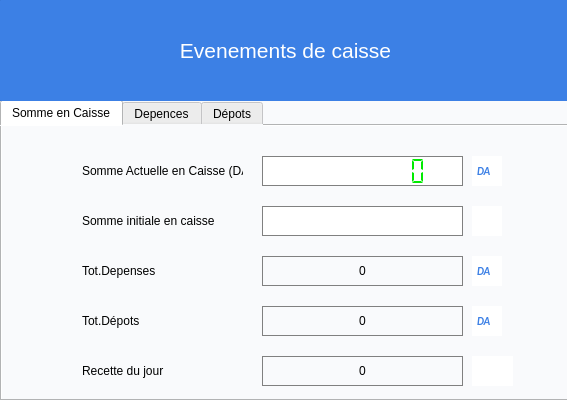
<?xml version="1.0" encoding="UTF-8"?>
<ui version="4.0">
 <class>registerCreatorDialog</class>
 <widget class="QDialog" name="registerCreatorDialog">
  <property name="geometry">
   <rect>
    <x>0</x>
    <y>0</y>
    <width>567</width>
    <height>400</height>
   </rect>
  </property>
  <property name="minimumSize">
   <size>
    <width>567</width>
    <height>400</height>
   </size>
  </property>
  <property name="maximumSize">
   <size>
    <width>567</width>
    <height>400</height>
   </size>
  </property>
  <property name="windowTitle">
   <string>Dialog</string>
  </property>
  <property name="styleSheet">
   <string notr="true">background-color:#f9fafc;</string>
  </property>
  <widget class="QTabWidget" name="registertabWidget">
   <property name="geometry">
    <rect>
     <x>0</x>
     <y>100</y>
     <width>571</width>
     <height>301</height>
    </rect>
   </property>
   <property name="font">
    <font>
     <weight>50</weight>
     <bold>false</bold>
    </font>
   </property>
   <property name="currentIndex">
    <number>0</number>
   </property>
   <property name="elideMode">
    <enum>Qt::ElideNone</enum>
   </property>
   <property name="usesScrollButtons">
    <bool>true</bool>
   </property>
   <property name="documentMode">
    <bool>false</bool>
   </property>
   <property name="tabsClosable">
    <bool>false</bool>
   </property>
   <property name="movable">
    <bool>false</bool>
   </property>
   <widget class="QWidget" name="categoryTab1">
    <attribute name="title">
     <string>Somme en Caisse</string>
    </attribute>
    <widget class="QLabel" name="label">
     <property name="geometry">
      <rect>
       <x>80</x>
       <y>30</y>
       <width>161</width>
       <height>30</height>
      </rect>
     </property>
     <property name="text">
      <string>Somme Actuelle en Caisse (DA)</string>
     </property>
    </widget>
    <widget class="QLCDNumber" name="sumTotal">
     <property name="geometry">
      <rect>
       <x>260</x>
       <y>30</y>
       <width>201</width>
       <height>30</height>
      </rect>
     </property>
     <property name="sizePolicy">
      <sizepolicy hsizetype="Minimum" vsizetype="Minimum">
       <horstretch>0</horstretch>
       <verstretch>0</verstretch>
      </sizepolicy>
     </property>
     <property name="font">
      <font>
       <pointsize>20</pointsize>
       <weight>75</weight>
       <bold>true</bold>
      </font>
     </property>
     <property name="toolTip">
      <string>Somme Actuelle en caisse</string>
     </property>
     <property name="statusTip">
      <string>Somme Actuelle en caisse</string>
     </property>
     <property name="styleSheet">
      <string notr="true">QLCDNumber { color: #00ea00; background-color: white; height:35px;text-align:center;
border: 1px solid  #808080;}</string>
     </property>
     <property name="frameShape">
      <enum>QFrame::NoFrame</enum>
     </property>
     <property name="smallDecimalPoint">
      <bool>false</bool>
     </property>
     <property name="digitCount">
      <number>9</number>
     </property>
     <property name="mode">
      <enum>QLCDNumber::Dec</enum>
     </property>
     <property name="segmentStyle">
      <enum>QLCDNumber::Flat</enum>
     </property>
     <property name="value" stdset="0">
      <double>0.000000000000000</double>
     </property>
    </widget>
    <widget class="QLabel" name="label_5">
     <property name="geometry">
      <rect>
       <x>80</x>
       <y>230</y>
       <width>161</width>
       <height>30</height>
      </rect>
     </property>
     <property name="text">
      <string>Recette du jour</string>
     </property>
    </widget>
    <widget class="QLabel" name="label_7">
     <property name="geometry">
      <rect>
       <x>80</x>
       <y>130</y>
       <width>161</width>
       <height>30</height>
      </rect>
     </property>
     <property name="text">
      <string>Tot.Depenses</string>
     </property>
    </widget>
    <widget class="QLabel" name="sumDay">
     <property name="geometry">
      <rect>
       <x>260</x>
       <y>230</y>
       <width>201</width>
       <height>30</height>
      </rect>
     </property>
     <property name="styleSheet">
      <string notr="true">color:black;
border: 1px solid  #808080;</string>
     </property>
     <property name="text">
      <string>0</string>
     </property>
     <property name="alignment">
      <set>Qt::AlignCenter</set>
     </property>
    </widget>
    <widget class="QLabel" name="sumAdd">
     <property name="geometry">
      <rect>
       <x>260</x>
       <y>180</y>
       <width>201</width>
       <height>30</height>
      </rect>
     </property>
     <property name="styleSheet">
      <string notr="true">color:black;
border: 1px solid  #808080;</string>
     </property>
     <property name="text">
      <string>0</string>
     </property>
     <property name="alignment">
      <set>Qt::AlignCenter</set>
     </property>
    </widget>
    <widget class="QLabel" name="sumDep">
     <property name="geometry">
      <rect>
       <x>260</x>
       <y>130</y>
       <width>201</width>
       <height>30</height>
      </rect>
     </property>
     <property name="styleSheet">
      <string notr="true">color:black;
border: 1px solid  #808080;</string>
     </property>
     <property name="text">
      <string>0</string>
     </property>
     <property name="alignment">
      <set>Qt::AlignCenter</set>
     </property>
    </widget>
    <widget class="QLabel" name="label_6">
     <property name="geometry">
      <rect>
       <x>80</x>
       <y>180</y>
       <width>161</width>
       <height>30</height>
      </rect>
     </property>
     <property name="text">
      <string>Tot.Dépots</string>
     </property>
    </widget>
    <widget class="QLabel" name="label_3">
     <property name="geometry">
      <rect>
       <x>80</x>
       <y>80</y>
       <width>161</width>
       <height>30</height>
      </rect>
     </property>
     <property name="text">
      <string>Somme initiale en caisse </string>
     </property>
    </widget>
    <widget class="QLineEdit" name="sumInit">
     <property name="geometry">
      <rect>
       <x>260</x>
       <y>80</y>
       <width>201</width>
       <height>30</height>
      </rect>
     </property>
     <property name="styleSheet">
      <string notr="true">background-color:white;color:black;text-align:center;
border: 1px solid  #808080;</string>
     </property>
     <property name="text">
      <string/>
     </property>
     <property name="alignment">
      <set>Qt::AlignCenter</set>
     </property>
     <property name="placeholderText">
      <string/>
     </property>
     <property name="clearButtonEnabled">
      <bool>false</bool>
     </property>
    </widget>
    <widget class="QPushButton" name="editInit">
     <property name="geometry">
      <rect>
       <x>470</x>
       <y>80</y>
       <width>30</width>
       <height>30</height>
      </rect>
     </property>
     <property name="sizePolicy">
      <sizepolicy hsizetype="Minimum" vsizetype="Maximum">
       <horstretch>0</horstretch>
       <verstretch>0</verstretch>
      </sizepolicy>
     </property>
     <property name="font">
      <font>
       <family>Calibri</family>
       <pointsize>8</pointsize>
       <weight>75</weight>
       <italic>true</italic>
       <bold>true</bold>
       <underline>false</underline>
       <kerning>true</kerning>
      </font>
     </property>
     <property name="cursor">
      <cursorShape>PointingHandCursor</cursorShape>
     </property>
     <property name="toolTip">
      <string>Ajouter la somme initiale en caisse</string>
     </property>
     <property name="statusTip">
      <string>Ajouter la somme initiale en caisse</string>
     </property>
     <property name="autoFillBackground">
      <bool>false</bool>
     </property>
     <property name="styleSheet">
      <string notr="true">QPushButton{background-color:white; color : white; border: 0px solid #000028 ;  text-align:center}
QPushButton:hover{background-color:#f9fafc;color:#a4a5a7;border: 0px solid #ecf0f5}
QPushButton:focus{color:#00ea00}</string>
     </property>
     <property name="text">
      <string/>
     </property>
     <property name="icon">
      <iconset>
       <normaloff>../../IMAGES/Icons/edit_sum.png</normaloff>../../IMAGES/Icons/edit_sum.png</iconset>
     </property>
     <property name="iconSize">
      <size>
       <width>21</width>
       <height>21</height>
      </size>
     </property>
    </widget>
    <widget class="QPushButton" name="registerPrint">
     <property name="geometry">
      <rect>
       <x>470</x>
       <y>230</y>
       <width>41</width>
       <height>30</height>
      </rect>
     </property>
     <property name="sizePolicy">
      <sizepolicy hsizetype="Minimum" vsizetype="Maximum">
       <horstretch>0</horstretch>
       <verstretch>0</verstretch>
      </sizepolicy>
     </property>
     <property name="cursor">
      <cursorShape>PointingHandCursor</cursorShape>
     </property>
     <property name="toolTip">
      <string>imprimer les évenements caisse...</string>
     </property>
     <property name="statusTip">
      <string/>
     </property>
     <property name="autoFillBackground">
      <bool>false</bool>
     </property>
     <property name="styleSheet">
      <string notr="true">QPushButton{background-color:white; color : white; border: 0px solid #000028 ;  text-align:center}
QPushButton:hover{background-color:#f9fafc;color:#a4a5a7;border: 0px solid #ecf0f5}
QPushButton:focus{color:#00ea00}</string>
     </property>
     <property name="text">
      <string/>
     </property>
     <property name="icon">
      <iconset>
       <normaloff>../../IMAGES/Icons/window (2).png</normaloff>../../IMAGES/Icons/window (2).png</iconset>
     </property>
     <property name="iconSize">
      <size>
       <width>30</width>
       <height>29</height>
      </size>
     </property>
    </widget>
    <widget class="QPushButton" name="editInit_2">
     <property name="geometry">
      <rect>
       <x>470</x>
       <y>30</y>
       <width>30</width>
       <height>30</height>
      </rect>
     </property>
     <property name="sizePolicy">
      <sizepolicy hsizetype="Minimum" vsizetype="Maximum">
       <horstretch>0</horstretch>
       <verstretch>0</verstretch>
      </sizepolicy>
     </property>
     <property name="font">
      <font>
       <family>Calibri</family>
       <pointsize>8</pointsize>
       <weight>75</weight>
       <italic>true</italic>
       <bold>true</bold>
       <underline>false</underline>
       <kerning>true</kerning>
      </font>
     </property>
     <property name="cursor">
      <cursorShape>PointingHandCursor</cursorShape>
     </property>
     <property name="toolTip">
      <string/>
     </property>
     <property name="statusTip">
      <string/>
     </property>
     <property name="autoFillBackground">
      <bool>false</bool>
     </property>
     <property name="styleSheet">
      <string notr="true">QPushButton{background-color:white; color : #3c80e5; border: 0px solid #000028 ;  text-align:left; padding-left:5px;}</string>
     </property>
     <property name="text">
      <string>DA</string>
     </property>
     <property name="iconSize">
      <size>
       <width>21</width>
       <height>21</height>
      </size>
     </property>
    </widget>
    <widget class="QPushButton" name="editInit_3">
     <property name="geometry">
      <rect>
       <x>470</x>
       <y>130</y>
       <width>30</width>
       <height>30</height>
      </rect>
     </property>
     <property name="sizePolicy">
      <sizepolicy hsizetype="Minimum" vsizetype="Maximum">
       <horstretch>0</horstretch>
       <verstretch>0</verstretch>
      </sizepolicy>
     </property>
     <property name="font">
      <font>
       <family>Calibri</family>
       <pointsize>8</pointsize>
       <weight>75</weight>
       <italic>true</italic>
       <bold>true</bold>
       <underline>false</underline>
       <kerning>true</kerning>
      </font>
     </property>
     <property name="cursor">
      <cursorShape>PointingHandCursor</cursorShape>
     </property>
     <property name="toolTip">
      <string/>
     </property>
     <property name="statusTip">
      <string/>
     </property>
     <property name="autoFillBackground">
      <bool>false</bool>
     </property>
     <property name="styleSheet">
      <string notr="true">QPushButton{background-color:white; color : #3c80e5; border: 0px solid #000028 ;  text-align:left; padding-left:5px;}</string>
     </property>
     <property name="text">
      <string>DA</string>
     </property>
     <property name="iconSize">
      <size>
       <width>21</width>
       <height>21</height>
      </size>
     </property>
    </widget>
    <widget class="QPushButton" name="editInit_4">
     <property name="geometry">
      <rect>
       <x>470</x>
       <y>180</y>
       <width>30</width>
       <height>30</height>
      </rect>
     </property>
     <property name="sizePolicy">
      <sizepolicy hsizetype="Minimum" vsizetype="Maximum">
       <horstretch>0</horstretch>
       <verstretch>0</verstretch>
      </sizepolicy>
     </property>
     <property name="font">
      <font>
       <family>Calibri</family>
       <pointsize>8</pointsize>
       <weight>75</weight>
       <italic>true</italic>
       <bold>true</bold>
       <underline>false</underline>
       <kerning>true</kerning>
      </font>
     </property>
     <property name="cursor">
      <cursorShape>PointingHandCursor</cursorShape>
     </property>
     <property name="toolTip">
      <string/>
     </property>
     <property name="statusTip">
      <string/>
     </property>
     <property name="autoFillBackground">
      <bool>false</bool>
     </property>
     <property name="styleSheet">
      <string notr="true">QPushButton{background-color:white; color : #3c80e5; border: 0px solid #000028 ;  text-align:left; padding-left:5px;}</string>
     </property>
     <property name="text">
      <string>DA</string>
     </property>
     <property name="iconSize">
      <size>
       <width>21</width>
       <height>21</height>
      </size>
     </property>
    </widget>
   </widget>
   <widget class="QWidget" name="categoryTab2">
    <attribute name="title">
     <string>Depences</string>
    </attribute>
    <widget class="QLineEdit" name="depVal">
     <property name="geometry">
      <rect>
       <x>120</x>
       <y>80</y>
       <width>300</width>
       <height>30</height>
      </rect>
     </property>
     <property name="styleSheet">
      <string notr="true">background-color:white;color:black; border:0px solid #3c80e5 ;
border: 1px solid  #808080;</string>
     </property>
     <property name="text">
      <string/>
     </property>
     <property name="alignment">
      <set>Qt::AlignCenter</set>
     </property>
     <property name="placeholderText">
      <string>Somme à dépenser</string>
     </property>
    </widget>
    <widget class="QComboBox" name="depTypeCmbBox">
     <property name="geometry">
      <rect>
       <x>120</x>
       <y>30</y>
       <width>300</width>
       <height>30</height>
      </rect>
     </property>
     <property name="styleSheet">
      <string notr="true">background:white;</string>
     </property>
     <property name="currentText">
      <string>Achat</string>
     </property>
     <property name="maxVisibleItems">
      <number>11</number>
     </property>
     <item>
      <property name="text">
       <string>Achat</string>
      </property>
     </item>
     <item>
      <property name="text">
       <string>Salaire</string>
      </property>
     </item>
     <item>
      <property name="text">
       <string>Avance</string>
      </property>
     </item>
     <item>
      <property name="text">
       <string>Emprunt</string>
      </property>
     </item>
     <item>
      <property name="text">
       <string>Credit</string>
      </property>
     </item>
     <item>
      <property name="text">
       <string>Autre</string>
      </property>
     </item>
    </widget>
    <widget class="QLineEdit" name="depDesc">
     <property name="geometry">
      <rect>
       <x>120</x>
       <y>130</y>
       <width>300</width>
       <height>60</height>
      </rect>
     </property>
     <property name="styleSheet">
      <string notr="true">background-color:white;color:black; border:0px solid #3c80e5 ;
border: 1px solid  #808080;</string>
     </property>
     <property name="alignment">
      <set>Qt::AlignLeading|Qt::AlignLeft|Qt::AlignTop</set>
     </property>
     <property name="placeholderText">
      <string>Déscription de la dépense</string>
     </property>
    </widget>
    <widget class="QPushButton" name="depAdd">
     <property name="geometry">
      <rect>
       <x>120</x>
       <y>200</y>
       <width>300</width>
       <height>31</height>
      </rect>
     </property>
     <property name="sizePolicy">
      <sizepolicy hsizetype="Minimum" vsizetype="Maximum">
       <horstretch>0</horstretch>
       <verstretch>0</verstretch>
      </sizepolicy>
     </property>
     <property name="font">
      <font>
       <weight>50</weight>
       <bold>false</bold>
      </font>
     </property>
     <property name="cursor">
      <cursorShape>PointingHandCursor</cursorShape>
     </property>
     <property name="toolTip">
      <string>Ajouter aux depenses</string>
     </property>
     <property name="statusTip">
      <string/>
     </property>
     <property name="autoFillBackground">
      <bool>false</bool>
     </property>
     <property name="styleSheet">
      <string notr="true">QPushButton{background-color:#17afd3; color : white; border: 0px solid #000028 ;  text-align:center;}
QPushButton:hover{background-color:white;color:#17afd3;border: 0px solid #ecf0f5}
QPushButton:focus{background-color:#78d700;color:white};</string>
     </property>
     <property name="text">
      <string>Ajouter aux depences</string>
     </property>
     <property name="icon">
      <iconset>
       <normaloff>../../IMAGES/Icons/add.png</normaloff>../../IMAGES/Icons/add.png</iconset>
     </property>
     <property name="iconSize">
      <size>
       <width>21</width>
       <height>21</height>
      </size>
     </property>
    </widget>
   </widget>
   <widget class="QWidget" name="categoryTab3">
    <attribute name="title">
     <string>Dépots</string>
    </attribute>
    <widget class="QLineEdit" name="addVal">
     <property name="geometry">
      <rect>
       <x>120</x>
       <y>80</y>
       <width>300</width>
       <height>31</height>
      </rect>
     </property>
     <property name="styleSheet">
      <string notr="true">background-color:white;color:black;

border: 1px solid  #808080;
</string>
     </property>
     <property name="text">
      <string/>
     </property>
     <property name="alignment">
      <set>Qt::AlignCenter</set>
     </property>
     <property name="placeholderText">
      <string>Somme à déposer</string>
     </property>
    </widget>
    <widget class="QLineEdit" name="addDesc">
     <property name="geometry">
      <rect>
       <x>120</x>
       <y>130</y>
       <width>300</width>
       <height>61</height>
      </rect>
     </property>
     <property name="styleSheet">
      <string notr="true">background-color:white;color:black;

border: 1px solid  #808080;
</string>
     </property>
     <property name="alignment">
      <set>Qt::AlignLeading|Qt::AlignLeft|Qt::AlignTop</set>
     </property>
     <property name="placeholderText">
      <string>Déscription du dépot</string>
     </property>
    </widget>
    <widget class="QPushButton" name="addAdd">
     <property name="geometry">
      <rect>
       <x>120</x>
       <y>200</y>
       <width>300</width>
       <height>30</height>
      </rect>
     </property>
     <property name="sizePolicy">
      <sizepolicy hsizetype="Minimum" vsizetype="Maximum">
       <horstretch>0</horstretch>
       <verstretch>0</verstretch>
      </sizepolicy>
     </property>
     <property name="font">
      <font>
       <weight>50</weight>
       <bold>false</bold>
      </font>
     </property>
     <property name="cursor">
      <cursorShape>PointingHandCursor</cursorShape>
     </property>
     <property name="toolTip">
      <string>Ajouter aux dépots</string>
     </property>
     <property name="statusTip">
      <string/>
     </property>
     <property name="autoFillBackground">
      <bool>false</bool>
     </property>
     <property name="styleSheet">
      <string notr="true">QPushButton{background-color:#17afd3; color : white; border: 0px solid #000028 ;  text-align:center;}
QPushButton:hover{background-color:white;color:#17afd3;border: 0px solid #ecf0f5}
QPushButton:focus{background-color:#78d700;color:white};</string>
     </property>
     <property name="text">
      <string>Ajouter aux Dépots</string>
     </property>
     <property name="icon">
      <iconset>
       <normaloff>../../IMAGES/Icons/add.png</normaloff>../../IMAGES/Icons/add.png</iconset>
     </property>
     <property name="iconSize">
      <size>
       <width>21</width>
       <height>21</height>
      </size>
     </property>
    </widget>
    <widget class="QLineEdit" name="addName">
     <property name="geometry">
      <rect>
       <x>120</x>
       <y>30</y>
       <width>300</width>
       <height>31</height>
      </rect>
     </property>
     <property name="styleSheet">
      <string notr="true">background-color:white;color:black;

border: 1px solid  #808080;
</string>
     </property>
     <property name="text">
      <string/>
     </property>
     <property name="alignment">
      <set>Qt::AlignCenter</set>
     </property>
     <property name="placeholderText">
      <string>Dépositaire de la somme</string>
     </property>
    </widget>
   </widget>
  </widget>
  <widget class="QFrame" name="frame_4">
   <property name="geometry">
    <rect>
     <x>0</x>
     <y>0</y>
     <width>571</width>
     <height>101</height>
    </rect>
   </property>
   <property name="styleSheet">
    <string notr="true">background-color:#3c80e5;</string>
   </property>
   <property name="frameShape">
    <enum>QFrame::StyledPanel</enum>
   </property>
   <property name="frameShadow">
    <enum>QFrame::Raised</enum>
   </property>
   <widget class="QPushButton" name="Menu_2">
    <property name="geometry">
     <rect>
      <x>0</x>
      <y>0</y>
      <width>571</width>
      <height>101</height>
     </rect>
    </property>
    <property name="font">
     <font>
      <family>Segoe UI</family>
      <pointsize>16</pointsize>
      <weight>50</weight>
      <italic>false</italic>
      <bold>false</bold>
     </font>
    </property>
    <property name="styleSheet">
     <string notr="true">QPushButton{background-color:#3c80e5; color : white; border: 0px solid #2f4f4f  ; border-radius: 0.5px; text-align:center;}</string>
    </property>
    <property name="text">
     <string>Evenements de caisse</string>
    </property>
    <property name="icon">
     <iconset>
      <normaloff>../../IMAGES/Icons/window (1).png</normaloff>../../IMAGES/Icons/window (1).png</iconset>
    </property>
    <property name="iconSize">
     <size>
      <width>18</width>
      <height>18</height>
     </size>
    </property>
   </widget>
  </widget>
 </widget>
 <tabstops>
  <tabstop>Menu_2</tabstop>
  <tabstop>registertabWidget</tabstop>
  <tabstop>sumInit</tabstop>
  <tabstop>editInit</tabstop>
  <tabstop>registerPrint</tabstop>
  <tabstop>depTypeCmbBox</tabstop>
  <tabstop>depVal</tabstop>
  <tabstop>depDesc</tabstop>
  <tabstop>depAdd</tabstop>
  <tabstop>addName</tabstop>
  <tabstop>addVal</tabstop>
  <tabstop>addDesc</tabstop>
  <tabstop>addAdd</tabstop>
 </tabstops>
 <resources/>
 <connections/>
</ui>
